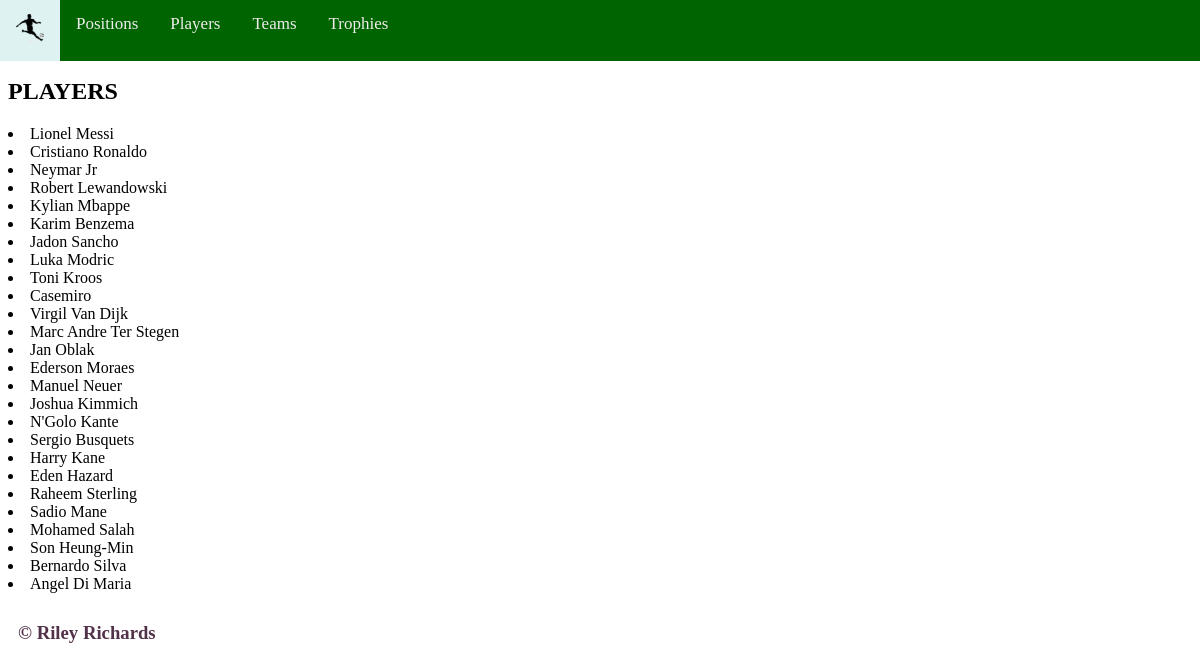
The page /player on the database its author committed.
### tables this page shows
CREATE TABLE Player (id INTEGER PRIMARY KEY AUTOINCREMENT NOT NULL, name STRING, info TEXT, cid INTEGER REFERENCES Team (id), pid INTEGER REFERENCES Position (id), trophies STRING);

### main.py (the view)
@app.route("/player")
def player():
  conn=sqlite3.connect('football.db')
  cursor=conn.cursor()
  cursor.execute('SELECT id, name FROM Player')
  players=cursor.fetchall()
  conn.close()
  return render_template('player.html', players=players, title="Players")

### templates/player.html
{%extends 'layout.html'%}
{% block content %}
<h2> PLAYERS </h2>
{% for player in players %}
<li>
    <a href="/player/{{player[0]}}">{{player[1]}}</a>
</li>
{% endfor %}
{% endblock %}

### templates/layout.html (shortened to what this page needs)
<!doctype html>
<html>
  <head>
    <link rel="stylesheet" href="/static/css/style.css">
  </head>
  <body>
    {%include 'nav.html'%}
    {%block content%}{%endblock%}
    {%include 'footer.html'%}
  </body>
</html>

### templates/nav.html
<div class="topnav">
    <a class="navbar-brand" href="/">
        <div class = "logo-image">
            <img src="/static/images/logo.png" style="width:28px;height:28px;">
        </div>
    </a>
    <a href="/position">Positions</a>
    <a href="/player">Players</a>
    <a href="/team">Teams</a>
    <a href="/trophy">Trophies</a>
</div>

### templates/footer.html
<div class="footer">
    <h3> &copy; Riley Richards</h3>
  </div>

### static/css/style.css (style rules this page uses)
body { font-family:"Verdana"; background-color: white; padding-top: 50px; }
h3 { color: #523249; }
.topnav a { float: left; color: #f0edee; text-align: center; padding: 14px 16px; text-decoration: none; font-size: 17px; }
.active, .topnav { background-color: lightgreen; color: #17252a; }
.topnav { overflow: hidden; background-color: darkgreen; width: 100%; margin: 0; padding: 0; top: 0; left: 0; right: 0; position: fixed; }
.footer { text-align: center; padding: 10px; position: fixed; }
li a { list-style-type: none; text-decoration: none; color: black; }
.logo-image { height:auto; width: auto; overflow: hidden; }

### rows shown on the page
Player: name "Lionel Messi"
Player: name "Cristiano Ronaldo"
Player: name "Neymar Jr"
Player: name "Robert Lewandowski"
Player: name "Kylian Mbappe"
Player: name "Karim Benzema"
Player: name "Jadon Sancho"
Player: name "Luka Modric"
Player: name "Toni Kroos"
Player: name "Casemiro"
Player: name "Virgil Van Dijk"
Player: name "Marc Andre Ter Stegen"
Player: name "Jan Oblak"
Player: name "Ederson Moraes"
Player: name "Manuel Neuer"
Player: name "Joshua Kimmich"
Player: name "N'Golo Kante"
Player: name "Sergio Busquets"
Player: name "Harry Kane"
Player: name "Eden Hazard"
Player: name "Raheem Sterling"
Player: name "Sadio Mane"
Player: name "Mohamed Salah"
Player: name "Son Heung-Min"
Player: name "Bernardo Silva"
Player: name "Angel Di Maria"
